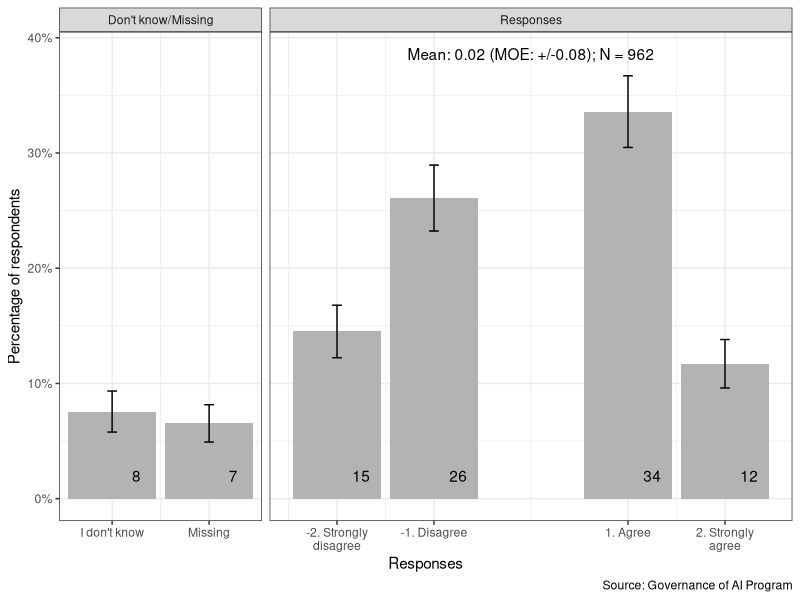

Source code (R):
## ---- chunk 1
# Clear all objects
rm(list = ls(all = TRUE))
# Set seed
set.seed(7482)
# Load packages
library(labelled)
library(lmtest)
library(sandwich)
library(magrittr)
library(ggplot2)
library(stringr)
library(Hmisc)

# Generate fake data set
df <- data.frame(
  # Respondent ID
  respondent_id = 1:1000,
  # Survey weights
  weights = runif(n = 1000, min = 0.5, max = 1.5),
  # Outcome
  Y1 = sample(x = c(2, 1, -1, -2, -77, -99, -88), size = 1000, replace = TRUE, 
              prob = c(0.2, 0.5, 0.4, 0.2, 0.05, 0.1, 0.1)),
  Y2 = sample(x = c(1, 2, 3, -77, -99, -88), size = 1000, replace = TRUE, 
              prob = c(0.2, 0.5, 0.4, 0.05, 0.05, 0.1))
)
df$Y1 <- labelled(x = df$Y1, labels = c("Strongly agree" = 2, 
                        "Agree" = 1, 
                        "Disagree" = -1, 
                        "Strongly disagree" = -2, "Not shown" = -77, 
                        "I don't know" = -99, "Missing" = -88))
df$Y2 <- labelled(x = df$Y2, labels = c("High" = 3, "Medium" = 2, "Low" = 1, "Not shown" = -77, 
                        "I don't know" = -99, "Missing" = -88))

# Function to relabel variables
relabel_var <- function(old_var, old_labels, new_labels) {
  new_var <- rep(NA, length(old_var))
  if (is.factor(old_var)) {
    old_var <- as.character(old_var)
  }
  for (i in 1:length(old_labels)) {
    new_var[old_var == old_labels[i]] <- new_labels[i]
  }
  return(new_var)
}

# Trailing zeros rounding function
roundfunc <- function(x,
                      round_digits = 2,
                      lessthan = TRUE) {
  if (lessthan) {
    temp <- ifelse(x > 0 & round(x, round_digits) == 0,
                   paste0("<0.", rep(0, (round_digits - 1)), 1),
                   sprintf(paste0("%.", round_digits, "f"), round(x, round_digits)))
    temp <- ifelse(x < 0 & round(x, round_digits) == 0,
                   paste0(">-0.", rep(0, (round_digits - 1)), 1),
                   temp)
    temp[x == 0] <- 0
    return(temp)
  } else {
    return(sprintf(paste0("%.", round_digits, "f"), round(x, round_digits)))
  }
}

# Function to summarize categorical variables
catvar_func <-
  function(outcome, # outcome name
           outcome_var, # numeric outcome variable
           label_var, # labelled outcome variable 
           num_missing, # numerical value for missing or skipped
           num_DK, # numeric value for don't know
           shown, # variable for whether the question was shown to respondents
           output_type, # num_outcome = output clean data; value_table = frequency table; value_sum = mean/SE/N
           new_values, # new numerical values
           edit_labels = TRUE, # TRUE allows us to edit the value labels
           survey_weights, # survey weights
           missing_recode # the recode value for missing/skipped/don't know responses 
           ) {
    # Clean data to make the bar chart
    # Get the value labels
    value_labels <- as.data.frame(val_labels(label_var))
    value_labels$labels <- row.names(value_labels)
    names(value_labels)[1] <- "num"
    row.names(value_labels) <- NULL
    # Make data frame for the new values
    new_values_table <- data.frame(labels = value_labels$labels, new_values = new_values)
    # Make the frequency table
    sum_func <- function(outcome_var, value, survey_weights) {
      se_md <- lm(outcome_var[shown] == value ~ 1, 
                  weights = survey_weights[shown])
      out <- coeftest(se_md, vcov = vcovHC(se_md, type="HC2"))
      return(data.frame(num = value, 
        Freq = sum(outcome_var[shown] == value),
                        Prop = as.numeric(out[1]), 
                        se = as.numeric(out[2])))
    }
    value_table <- do.call(rbind, lapply(value_labels$num, sum_func,
                          outcome_var = outcome_var,
           survey_weights = survey_weights))
    # Merge the frequency table with the value labels
    value_table <-
      merge(x = value_table, y = value_labels, all.y = TRUE)
    value_table$group <-
      ifelse(value_table$num %in% c(num_missing, num_DK),
             "Don't know/Missing",
             "Responses")
    value_table$group <-
      factor(value_table$group,
             levels = c("Responses",
                        "Don't know/Missing"))
    value_table$labels <- capitalize(value_table$labels)
    value_table$outcome <- outcome
    value_table <- merge(x = value_table, y = new_values_table, all.x = TRUE)
    if (edit_labels) {
      value_table$labels <- ifelse(
        value_table$group == "Responses",
        paste0(value_table$new_values, ". ",
               value_table$labels),
        value_table$labels
      )
    }
    # Remove the not asked
    value_table <- value_table[!grepl(pattern = "not asked|not shown", 
                                      value_table$labels, 
                                      ignore.case = TRUE),]
    # Get the summary statistics
    num_outcome <- as.numeric(outcome_var[shown])
    survey_weights <- survey_weights[shown]
    num_outcome <-
      relabel_var(
        old_var = num_outcome,
        old_labels = value_table$num,
        new_labels = value_table$new_values
      )
    num_outcome_missing <- is.na(num_outcome)
    num_outcome[is.na(num_outcome)] <- missing_recode
    # Get the percent missing
    percent_missing <-
      sum(num_outcome_missing) / length(num_outcome_missing)
    # Get the mean and se
    md <- if (percent_missing > 0.1) {
      # If more than 10 percent is missing, then we condition on normalized dummy variable for missingness
      se_md <- lm(num_outcome ~ scale(num_outcome_missing),
                 weights = survey_weights)
      coeftest(se_md, vcov = vcovHC(se_md, type="HC2"))[1,]
    } else {
      se_md <- lm(num_outcome ~ 1,
                 weights = survey_weights)
      coeftest(se_md, vcov = vcovHC(se_md, type="HC2"))
    }
    # Put the summary statistics together
    value_sum <-
      data.frame(
        outcome = outcome,
        num = md[1],
        se = md[2],
        group = "Responses",
        sum_stat = paste0("Mean: ", roundfunc(md[1]), 
                          " (MOE: +/-", roundfunc(qnorm(0.975)*md[2]),
                          "); N = ",
                          sum(shown)),
        N = sum(shown)
      )
    if (output_type == "num_outcome") {
      return(num_outcome)
    } else if (output_type == "value_table") {
      return(value_table)
    } else {
      return(value_sum)
    }
  }


# Output for Y1
Y1_func <- function(output_type, dk_plot = NULL, skipped_plot = NULL) {
  out <- catvar_func(
  outcome = "Y1",
  outcome_var = as.numeric(df$Y1),
  label_var = df$Y1,
  output_type = output_type,
  shown = df$Y1 != -77,
  num_missing = -88,
  num_DK = -99,
  new_values <- c(2, 1, -1, -2, NA, NA, NA),
  survey_weights = df$weights, 
  missing_recode = mean(df$Y1[!df$Y1 %in% c(-77, -99, -88)]) # mean impute the don't know and missings
  )  
  # For frequency tables, change the position of the "num" variable for plotting 
  if (output_type == "value_table") {
    out$num[grep(pattern = "don't know", x = out$labels, ignore.case = TRUE)] <- dk_plot
    out$num[grep(pattern = "skipped|missing", x = out$labels, ignore.case = TRUE)] <- skipped_plot
  }
  return(out)
}
# Note that I changed the position of the don't know and skipped responses
Y1_value_table <- Y1_func("value_table", dk_plot = 8, skipped_plot = 9) 
Y1_value_sum <- Y1_func("value_sum")

# Graph to display Y1
ggplot() +
  # Bar graph
  geom_bar(data = Y1_value_table, aes(x = num, y = Prop), 
           stat = "identity",
           fill = "grey70") +
  # Error bars
  geom_errorbar(data = 
                  Y1_value_table[Y1_value_table$Prop !=0,], 
                aes(x = num, ymin = Prop + qnorm(0.025)*se,
                    ymax = Prop + qnorm(0.975)*se), width = 0.1) +
  # Add in the percentage texts
  geom_text(data = Y1_value_table, aes(x = num, 
                                           label = roundfunc(Prop*100, 0)), 
            y = 0.02, nudge_x = 0.25) +
  # Beautify the x-axis
  scale_x_continuous(breaks = Y1_value_table$num[order(Y1_value_table$num)],
    labels = str_wrap(Y1_value_table$labels[order(Y1_value_table$num)], 
                      width = 15)) +
  # Break up the responses by type
  facet_grid(~group, scales = "free_x", space = "free_x") + theme_bw() +
  # Add in the numerical summary statistics
  geom_text(data = Y1_value_sum, aes(x = 0, label = sum_stat,
                                       y = max(Y1_value_table$Prop)+0.05)) +
  # Change the scale to percentage points
  scale_y_continuous(labels = scales::percent, 
                     limits = c(0, max(Y1_value_table$Prop)+0.05)) +
  # Label the axis and add in the caption 
  xlab("Responses") + ylab("Percentage of respondents") + 
  labs(caption = "Source: Governance of AI Program")
